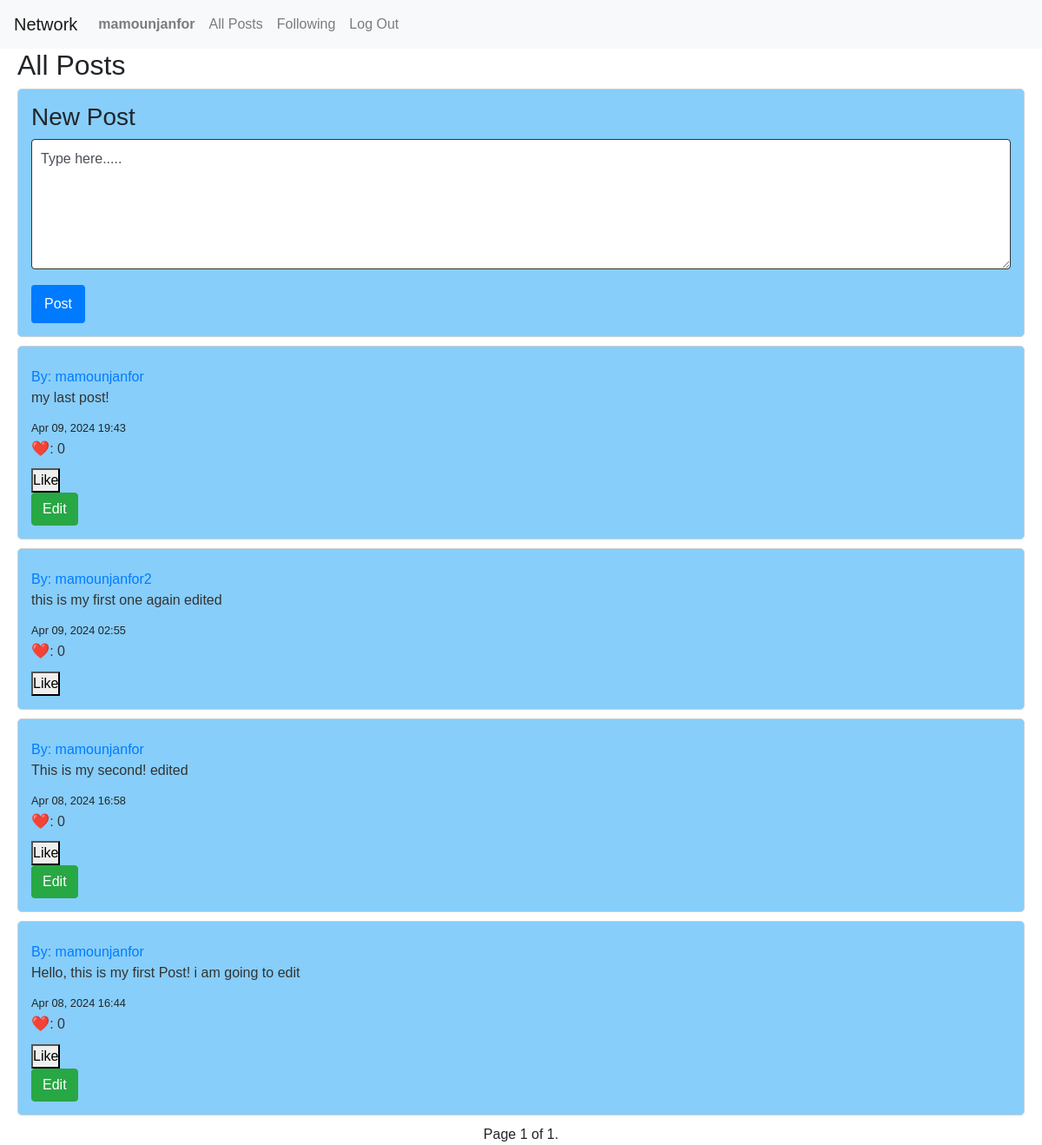
Screenshot of / (signed in) with the database file from the repository.
### network/models.py (models this page shows, shortened)
class User(AbstractUser):
    followers = models.ManyToManyField('self', symmetrical=False, related_name='following', blank=True)

class Post(models.Model):
    user = models.ForeignKey(User, on_delete=models.CASCADE, related_name="author")
    content = models.TextField()
    timestamp = models.DateTimeField(auto_now_add=True)

### network/views.py (the view)
# urls.py: path("", views.index, name="index"),
def index(request):
    posts_list = Post.objects.all().order_by('-timestamp')
    for post in posts_list:
        post.is_liked = post.post_like.filter(user=request.user).exists() if request.user.is_authenticated else False
    paginator = Paginator(posts_list, 10)
    page_number = request.GET.get('page')
    page_obj = paginator.get_page(page_number)
    return render(request, 'network/index.html', {
        'page_obj': page_obj,
        'posts': posts_list,
    })

### network/templates/network/index.html (shortened to what this page needs)
{% extends "network/layout.html" %}
{% block body %}
    {% if user.is_authenticated %}
        <div class="main-content">
            <h2>All Posts</h2>
            <div class = "post">
                <h3>New Post</h3>
                <form action="{% url 'new_post' %}" method="post">
                    <textarea name="content" class="form-control" placeholder="Add your content here...">Type here.....</textarea>
                    <button type="submit" class="btn btn-primary mt-2">Post</button>
                </form>
            </div>
        </div>
    {% endif %}
    <div class="main-content">
        {% for post in page_obj %}
            <div class="post">
                <h4></h4><a href="{% url 'profile' user_id=post.user.id %}">By: {{ post.user.username }}</a></h4>
                <p id="content_{{ post.id }}">{{ post.content }}</p>
                <small>{{ post.timestamp|date:"M d, Y H:i" }}</small>
                <p><span style="font-size: 17px; color: red;">❤️</span>: {{ post.post_like.count }}</p>
                <button id="like-button"  class="like-btn" data-post="{{ post.id }}" data-likes="{{ post.post_like.count }}" data-isliked="{{ post.is_liked }}">Like</button>
                {% if user.is_authenticated %}
                    {% if user == post.user %}
                            <div class="d-flex justify-content-aroud">
                                <button class="btn btn-success" data-toggle="modal" data-target="#modal_edit_post_{{ post.id }}">Edit</button>
                            </div>
                    {% endif %}
                {% endif %}
            </div>
        {% empty %}
            <p>No posts to display.</p>
        {% endfor %}
    </div>
    <div class="pagination justify-content-center">
        <span class="step-links">
            <span class="current">
                Page {{ page_obj.number }} of {{ page_obj.paginator.num_pages }}.
            </span>
        </span>
    </div>
{% endblock %}

### network/templates/network/layout.html (shortened to what this page needs)
{% load static %}
<!DOCTYPE html>
<html lang="en">
  <head>
    <link
      rel="stylesheet"
      href="https://stackpath.bootstrapcdn.com/bootstrap/4.4.1/css/bootstrap.min.css"
    />
    <link href="{% static 'network/styles.css' %}" rel="stylesheet" />
    <link rel="stylesheet" href="https://cdnjs.cloudflare.com/ajax/libs/font-awesome/4.7.0/css/font-awesome.min.css">
  </head>
  <body>
    <nav class="navbar navbar-expand-lg navbar-light bg-light">
      <a class="navbar-brand" href="{% url 'index'  %}">Network</a>
      <div>
        <ul class="navbar-nav mr-auto">
          {% if user.is_authenticated %}
          <li class="nav-item">
            <a class="nav-link" href="{% url 'profile' user.id %}"
              ><strong>{{ user.username }}</strong></a
            >
          </li>
          {% endif %}
          <li class="nav-item">
            <a class="nav-link" href="{% url 'index' %}">All Posts</a>
          </li>
          {% if user.is_authenticated %}
          <li class="nav-item">
            <a class="nav-link" href="{% url 'following' %}">Following</a>
          </li>
          <li class="nav-item">
            <a class="nav-link" href="{% url 'logout' %}">Log Out</a>
          </li>
          {% endif %}
        </ul>
      </div>
    </nav>
    <div class="body">{% block body %} {% endblock %}</div>
  </body>
</html>

### network/static/network/styles.css (style rules this page uses)
* { padding: 0; margin: 0; box-sizing: border-box; }
.main-content { padding: 0 20px; }
body { font-family: Arial, sans-serif; background-color: white; }
.post { background-color: lightskyblue; padding: 15px; margin-bottom: 10px; border: 1px solid #ccd0d5; border-radius: 5px; margin-left: auto; margin-right: auto; }
textarea.form-control { width: 100%; height: 100px; border: 1px solid #ccd0d5; padding: 10px; margin-bottom: 10px; height: 150px; border: 1px solid #333; }
.btn-primary { background-color: #007bff; border: none; padding: 10px 15px; margin-top: 10px; color: white; cursor: pointer; }
.post p { margin-bottom: 10px; color: #333; }

### rows the page displays
User: username "mamounjanfor"
Post: user.username "mamounjanfor", content "my last post!", timestamp "Apr 09, 2024 19:43", post_like.count "0"
Post: user.username "mamounjanfor2", content "this is my first one again edited", timestamp "Apr 09, 2024 02:55", post_like.count "0"
Post: user.username "mamounjanfor", content "This is my second! edited", timestamp "Apr 08, 2024 16:58", post_like.count "0"
Post: user.username "mamounjanfor", content "Hello, this is my first Post! i am going to edit", timestamp "Apr 08, 2024 16:44", post_like.count "0"

### other values shown
{{ page_obj.number }} "1"
{{ page_obj.paginator.num_pages }} "1"
